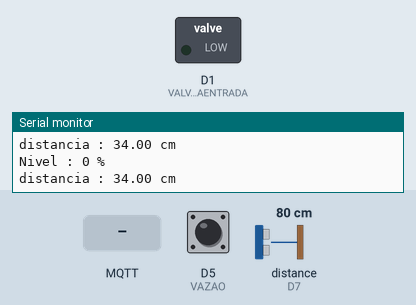
Bench run of a sketch on a simulated ESP8266 (NodeMCU). Shown: switched loads named in the sketch (green lamp = pin HIGH), the last lines printed to the serial monitor. Wiring (inferred from the names in the program): ultrasonic range finder: trigger D6; echo D7. The test bench sets the inputs (shaded band); at power-on: D5 (VAZAO) HIGH, distance to the obstacle (sensor on D7) 80 cm. The echo pulse lasts 58.3 µs per cm; WiFi joins after 1.5 s; servers stay silent unless stated; no MQTT or app messages arrive unless stated; pins used as bus, display or sensor lines are not drawn.

Above: at 2.7 s.
2.8 s: MQTT message "L1" arrives on the first subscribed topic
At 3.2 s:
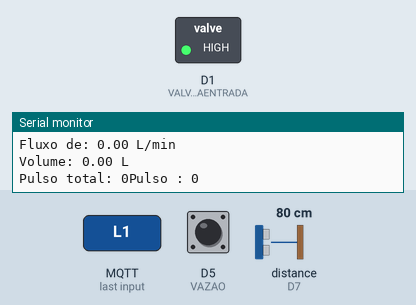
4.3 s: MQTT message "D1" arrives on the first subscribed topic
At 5.5 s:
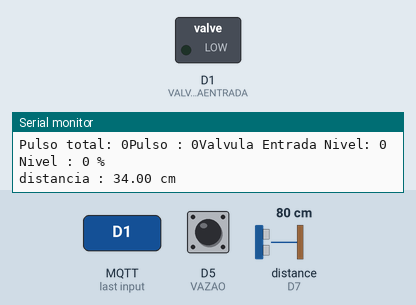
Timing chart, 0 to 7.3 s (numbered marks = the images above; inputs shaded):
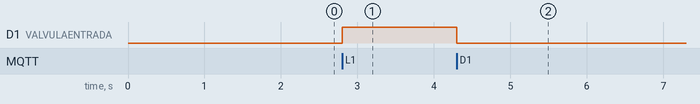

Measured:
- after the input at 2.8 s, D1 (VALVULAENTRADA): LOW → HIGH at once
- after the input at 4.3 s, D1 (VALVULAENTRADA): HIGH → LOW at once

The sketch:

caixa1.ino
```cpp
/* =======================================================================
   TCC - Engenharia de Computação - Univesp.

   Sistema Inteligente de Monitoramento de Caixas-D'água.

   Integrantes:
    Ismael Barcelos Negreiros;
    Sabrina Heloisa da Silva;
    Vinicius Vitor da Silva.

   Orientador:
    Eliezer Miranda Coelho.

======================================================================= */


// =======================================================================
// ---  Bibliotecas ---

#include <ESP8266WiFi.h>
#include <PubSubClient.h>


// =======================================================================
// ---  Configuração WIFI/MQTT ---

// WIFI
const char* ssidWifi = "aaaaaaaa";
const char* passwordWifi =  "aaaaaaaaaaa";

//MQTT
const char* mqttServer = "soldier.cloudmqtt.com";
const int   mqttPort = 00000;
const char* mqttUser = "aaaaaaaa";
const char* mqttPassword = "aaaaaaaaaa";
const char* mqttId = "dispositivo1";

//Variáveis e objetos globais
WiFiClient espClient; // Cria o objeto espClient
PubSubClient client(espClient); // Instancia o Cliente client passando o objeto espClient


// =======================================================================
// --- Mapeamento de Hardware ---

const byte VALVULAENTRADA = D1;
const byte VAZAO = D5;
const byte TRIGGER = D6;
const byte ECHO = D7;


// =======================================================================
// --- Variáveis Válvula ---

boolean valvEntrada = false;
int valvEntAtual = 0;
int valvEntAnt = 0;
unsigned long tempoValvula = 0;
int intervaloTempoValvula = 30000; // 30 segundos - (3600000 - 60 minutos)


// =======================================================================
// --- Variáveis Nível ---

float altura = 0;
int alturaPorCem = 0;
int nivelAnt = 0; // está sem, qualquer coisa colocar
int nivelMax = 14;
int nivelMin = 34;
int appNivel = 100; // nível escolhido pelo usuário pelo aplicativo
int nivelAbrirValvEntrada = 80; // nível minimo para valvula atuar, compara com o nívelFlex // aplicativo configurações

unsigned long tempoNivel = 0;
unsigned long tempoAtualizarNivel = 0;
int appTempoNivel = 5000;
int intervaloTempoNivel = 1000;


// =======================================================================
// --- Variáveis Vazão ---

volatile unsigned long contador = 0;
unsigned long somaContador = 0;

const float CALIBRACAO = 6.5;

float fluxo = 0;
float appFluxoNotificacao = 30;
float fluxoAnt = 0; // não utilizado
float volume = 0;

boolean ativarNotificacaoFluxo = false;

unsigned long tempoFluxo = 0;
unsigned long tempoAtualizarFluxo = 0;
unsigned long tempoNotificacaoFluxo = 0;
unsigned long tempoProximoNotificacaoFluxo = 0;
unsigned long tempoTesteVazao =0;
unsigned long tempoProximoTesteVazao =0;

int intervaloTempoFluxo = 1000; // 1seg
int intervaloTempoNotificacaoFluxo = 2000;
int intervaloTempoTesteVazao = 4000;
int proximoTesteVazao =  60000; //1min -   (600000 - 10 min)
int proximoNotificacaoFluxo = 60000;
int appTempoFluxo = 5000; // 5seg


// =======================================================================
// ---  Tópicos MQTT ---

char* enviaStatusNivel = "CAIXA/STATUS/NIVEL";
char* enviaStatusFluxo = "CAIXA/STATUS/FLUXO";
char* enviaStatusValvula = "CAIXA/STATUS/VALVULA";
char* enviaNotificacaoFluxo = "CAIXA/NOTIFICACAO/FLUXO";

char* recebeStatus = "CAIXA/STATUS";
char* recebeValvula = "CAIXA/VALVULA";
char* recebeNivel = "CAIXA/NIVEL";
char* recebeConfTempNivel = "CAIXA/CONFIGURAR/TEMPO/NIVEL";
char* recebeConfTempFluxo = "CAIXA/CONFIGURAR/TEMPO/FLUXO";
char* recebeConfNotificaFluxo = "CAIXA/CONFIGURAR/NOTIFICACAO/FLUXO";

char* recebeNivelMax = "CAIXA/NIVEL/MAX";
char* recebeNivelMin = "CAIXA/NIVEL/MIN";


// =======================================================================
// --- Declarar Funções ---

void mqtt_callback(char* topic, byte* dados_tcp, unsigned int length);
void conectaWifi(void);
void MQTT(void);
void valvula(void);
void nivel(void);
ICACHE_RAM_ATTR void contadorPulso(void);
void vazao(void);
void informaStatus(int);
boolean testeVazao(void);


// =======================================================================
// --- Configurações Iniciais ---

void setup() {

  pinMode(VALVULAENTRADA, OUTPUT);
  digitalWrite(VALVULAENTRADA, LOW);

  pinMode(TRIGGER, OUTPUT);
  digitalWrite(TRIGGER, LOW);
  pinMode(ECHO, INPUT);

  pinMode(VAZAO, INPUT_PULLUP);
  attachInterrupt(digitalPinToInterrupt(VAZAO), contadorPulso, FALLING);

  Serial.begin(115200);
  conectaWifi();
  MQTT();

} //end setup


// =======================================================================
// --- Loop Infinito ---

void loop() {

  valvula();
  nivel();
  vazao();

  if (WiFi.status() == WL_CONNECTED){
    if (client.connected()){
      client.loop();
      }
    else{
      MQTT();
      }
   }
   else{
    conectaWifi();
    }

} //end loop


// =======================================================================
// --- Desenvolvimento das Funções ---

void callback(char* topic, byte* dados, unsigned int length) {
    String msg;

    //obtem a string do dados recebido
    for(int i = 0; i < length; i++){
       char c = (char)dados[i];
       msg += c;
    }

    if ((strcmp(topic,recebeStatus)== 0)){

       if(msg.equals("V") ){ // Válvula
          informaStatus(1);
          }

       if(msg.equals("F") ){ // Fluxo
          informaStatus(2);
          }

       if(msg.equals("N") ){ // Nível
          informaStatus(3);
          }

       if(msg.equals("STATUS") ){
        int cont;
        for(cont = 1; cont <= 3; cont++){
          informaStatus(cont);
        }
      }
    } // fim topico recebeStatus

    if ((strcmp(topic,recebeValvula)== 0)){

       if(msg.equals("L1") ){
          valvEntrada = true;
        }
        else if(msg.equals("D1") ){
          valvEntrada = false;
        }
    } // fim topico recebeValvula

    if ((strcmp(topic,recebeNivel)== 0)){

      appNivel = msg.toInt();
      }

      if ((strcmp(topic,recebeConfTempNivel)== 0)){

        if (msg.toInt()>0) appTempoNivel = msg.toInt()*1000;
        }

      if ((strcmp(topic,recebeConfTempFluxo)== 0)){

        if (msg.toInt()>0) appTempoFluxo = msg.toInt()*1000;
        }

     if ((strcmp(topic,recebeConfNotificaFluxo)== 0)){

        if (msg.toInt()>0) appFluxoNotificacao = msg.toInt();
        }

     if ((strcmp(topic,recebeNivelMax)== 0)){

        nivelMax = msg.toInt();
      }

     if ((strcmp(topic,recebeNivelMin)== 0)){

        nivelMin = msg.toInt();
      }

} //fim callback


void MQTT(void) {

  client.setServer(mqttServer, mqttPort);
  client.setCallback(callback);

  while (!client.connected()) {
    Serial.println("Conectando ao servidor MQTT...");

    if (client.connect(mqttId, mqttUser, mqttPassword)){
      Serial.println("Conectado ao servidor MQTT!");
      client.publish("CAIXA/PLACA","Em funcionamento!"); // client.publish(topico,msg, qos_level);

      // Tópicos do MQTT para receber msg
        uint16_t packetIdSub1 = client.subscribe(recebeValvula, 0); // client.subscribe(topico, qos_level);
        uint16_t packetIdSub2 = client.subscribe(recebeNivel, 0);
        uint16_t packetIdSub3 = client.subscribe(recebeConfTempNivel, 0);
        uint16_t packetIdSub4 = client.subscribe(recebeConfTempFluxo, 0);
        uint16_t packetIdSub5 = client.subscribe(recebeConfNotificaFluxo, 0);
        uint16_t packetIdSub6 = client.subscribe(recebeStatus, 0); // recebeNivelMax, recebeNivelMin
        uint16_t packetIdSub7 = client.subscribe(recebeNivelMax, 0);
        uint16_t packetIdSub8 = client.subscribe(recebeNivelMin, 0);

     } // if connect
     else{
        Serial.print("Falha ao conectar ");
        Serial.print(client.state());
        delay(2000);
      }

  } // while connect

} //fim MQTT


void conectaWifi(void) {

  WiFi.begin(ssidWifi, passwordWifi);

  if (WiFi.status() == WL_CONNECTED){
    Serial.println("Conectado!");
    Serial.println(ssidWifi);
    Serial.print("IP address: ");
    Serial.println(WiFi.localIP());
  }

  while (WiFi.status() != WL_CONNECTED){
    delay(100);
    Serial.println("Conectando a WiFi..");
  }

} //fim conectaWifi


void valvula(){

    if ( (testeVazao() && ((alturaPorCem > 99)||(alturaPorCem >= appNivel))) || (!valvEntrada) )  digitalWrite(VALVULAENTRADA, LOW);
    else if( (valvEntrada) && ( (alturaPorCem < nivelAbrirValvEntrada) || ((millis() - tempoValvula > intervaloTempoValvula) && (alturaPorCem < (4*appNivel/5) ) ) ) )  digitalWrite(VALVULAENTRADA, HIGH);

    valvEntAtual = digitalRead(VALVULAENTRADA);
    tempoValvula = millis();

    if(valvEntAnt != valvEntAtual){
      valvEntAnt = valvEntAtual;

      Serial.print("Valvula Entrada Nivel: ");
      Serial.println(valvEntAtual);

      if(valvEntAtual) client.publish(enviaStatusValvula,"L1");
      else             client.publish(enviaStatusValvula,"D1");
    }

} //fim valvula


void nivel(){

  if(millis() - tempoNivel > intervaloTempoNivel){
    noInterrupts();
    digitalWrite(TRIGGER, HIGH); // Manda um sinal de nível alto por 10 microssegundos
    delayMicroseconds(10);
    digitalWrite(TRIGGER, LOW);

    altura = pulseIn(ECHO, HIGH)/ 29.4 / 2;
    if (altura > nivelMin) altura = nivelMin;

    tempoNivel = millis();
    alturaPorCem = (nivelMin - altura ) * 100 / (nivelMin - nivelMax);

    Serial.print("Nivel : ");
    Serial.print(alturaPorCem);
    Serial.println(" %");
    Serial.print("distancia : ");
    Serial.print(altura);
    Serial.println(" cm");

    if((millis() - tempoAtualizarNivel) > appTempoNivel){
      tempoAtualizarNivel = millis();

      if (alturaPorCem > 100) alturaPorCem = 100;

      String nivelEnviar = String(alturaPorCem);
      char nivelPublica[5];
      nivelEnviar.toCharArray(nivelPublica, 5);
      client.publish(enviaStatusNivel,nivelPublica);
    }

    interrupts();
  } // if intervalo de tempo

} //fim nivel


ICACHE_RAM_ATTR void contadorPulso() {

  contador++;

} // fim contadorPulso


void vazao() {

  if(digitalRead(VALVULAENTRADA)){
     if(!ativarNotificacaoFluxo){
      tempoNotificacaoFluxo = millis();
      ativarNotificacaoFluxo = true;
      }


    if((millis() - tempoFluxo) > intervaloTempoFluxo) {
      detachInterrupt(digitalPinToInterrupt(VAZAO));

      fluxo = ((1000.0 / (millis() - tempoFluxo)) * contador) / CALIBRACAO;
      //fluxo = contador / CALIBRACAO;
      Serial.print("Fluxo de: ");
      Serial.print(fluxo);
      Serial.println(" L/min");

      volume += fluxo / 60;
      Serial.print("Volume: ");
      Serial.print(volume);
      Serial.println(" L");

      somaContador += contador;
      Serial.print("Pulso total: ");
      Serial.print(somaContador);

      Serial.print("Pulso : ");
      Serial.print(contador);

      contador = 0;
      tempoFluxo = millis();

     attachInterrupt(digitalPinToInterrupt(VAZAO), contadorPulso, FALLING);

     } // if intervalo de tempo


    if((fluxo <= appFluxoNotificacao) and ((millis() - tempoNotificacaoFluxo) >= intervaloTempoNotificacaoFluxo )){ // espera um tempo pra analisar o fluxo
        if((millis() - tempoProximoNotificacaoFluxo) > proximoNotificacaoFluxo){
          client.publish(enviaNotificacaoFluxo,"BAIXO");
          tempoProximoNotificacaoFluxo = millis();
        }
     }

  } // if válvula
  else{
    fluxo = 0;
    tempoNotificacaoFluxo = 0;
    ativarNotificacaoFluxo = false;
  }

  if((millis() - tempoAtualizarFluxo) > appTempoFluxo){
      tempoAtualizarFluxo = millis();
      String fluxoEnviar = String(fluxo);
      char fluxoPublica[5];
      fluxoEnviar.toCharArray(fluxoPublica, 5);
      client.publish(enviaStatusFluxo,fluxoPublica);
      }

} // fim vazao


void informaStatus(int num) {

  switch (num)
   {
     case 1:{
          if(digitalRead(VALVULAENTRADA)) client.publish(enviaStatusValvula,"L1");
          else                            client.publish(enviaStatusValvula,"D1");

         Serial.println(" STATUS - Valvula");
         Serial.println(digitalRead(VALVULAENTRADA));
         break;
     }

     case 2:{
         String fluxoStatus = String(fluxo);
         char fluxoPub[5];
         fluxoStatus.toCharArray(fluxoPub, 5);
         client.publish(enviaStatusFluxo,fluxoPub);

         Serial.print("STATUS - Fluxo : ");
         Serial.print(fluxo);
         Serial.println(" L/min");
         break;
     }

     case 3:{
        if (alturaPorCem > 100) alturaPorCem = 100;
        String nivelStatus = String(alturaPorCem);
        char nivelPub[5];
        nivelStatus.toCharArray(nivelPub, 5);
        client.publish(enviaStatusNivel,nivelPub);

        Serial.print("STATUS - Nível: ");
        Serial.print(alturaPorCem);
        Serial.println(" %");
        break;
     }
   }

  } // fim informaStatus


  boolean testeVazao(){
    if( (alturaPorCem > 99) && (alturaPorCem < 110) && (appNivel == 100) && ((millis() - tempoProximoTesteVazao) > proximoTesteVazao) && ((millis() - tempoTesteVazao) < intervaloTempoTesteVazao) ){
      //Serial.println(" teste Vazão - FALSE");
      return false;
    }

    else{
        if((millis() - tempoTesteVazao) > intervaloTempoTesteVazao) tempoProximoTesteVazao = millis();
        tempoTesteVazao = millis();
        //Serial.println(" teste Vazão - TRUE");
        return true;

   }

  } // fim testeVazao


// =======================================================================
// --- Final do Programa ---
```
